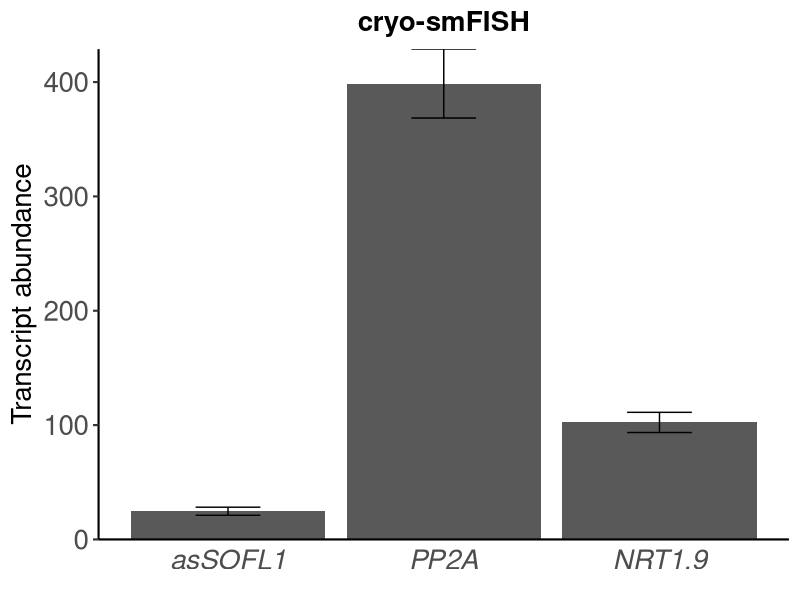

The R script that drew this image: (Note: this script raises an error after producing the figure.)
## barplot for TMP in RNA-seq
setwd('/Volumes/Expansion/zhang_et_al_2024_finaldata/Results/FigS8/A')
library(ggplot2)
library(reshape2)
library(readxl)
library(dplyr)
library(ggpubr)
library(rstatix)
# LOAD PP2A
data <- read.delim("__FQ_batch_summary_MATURE_230421_PP2A_new.txt")
data <- data.frame(data$FILE,data$N_thres_Total)
names(data) <- c('rep','PP2A')
PP2A<-data
PP2A$rep <- as.factor(PP2A$rep)
# need 3nd replicates
data <- read.delim("__FQ_batch_summary_MATURE_230423_pp2a.txt")
data <- data[data$FILE=="root13_CON_nrt1.9_PP2A_5-2_ch3_outline.txt",]
data <- data.frame(data$FILE,data$N_thres_Total)
names(data) <- c('rep','PP2A')
PP2A <- rbind(PP2A,data)
PP2A$rep <- as.factor(PP2A$rep)

PP2A <- PP2A %>%
    group_by(rep) %>%
    summarize(PP2A = sum(PP2A))
PP2A <- melt(PP2A)

###################################################################### for asSOFL1
data <- read.delim("__FQ_batch_summary_MATURE_230503_asSOFL1_strict.txt")
data <- data.frame(data$FILE,data$N_thres_Total)
names(data) <- c('rep','asSOFL1')
asSOFL1<-data

# need 3nd replicates
data <- read_excel("counts_per_celltype_asSOFL1.xlsx")
head(data)
# modify the structure of data 
names(data) <- c("replicates",'celltype',"transcripts")
data$replicates <- as.factor(data$replicates)
levels(data$replicates)
data <- data[data$replicates=="root5_con_sr_asSOFL1-2",] 
# here, we no need cell type information # subset data 
data <- as.data.frame(data[,c(1,3)])
names(data) <- c('rep','asSOFL1')
asSOFL1 <- rbind(asSOFL1,data)
asSOFL1$rep <- as.factor(asSOFL1$rep)
asSOFL1 <- asSOFL1 %>%
    group_by(rep) %>%
    summarize(asSOFL1 = sum(asSOFL1))
asSOFL1 <- melt(asSOFL1)
###################################################################### for NRT1.9
data <- read_excel("cyto_nuclei_NRT1.9_update.xlsx") 
# only analysis 5-2
data <- data[data$FILE=="root13_CON_nrt1.9_PP2A_5-2_ch3_outline.txt",]
data <- data.frame(data$FILE,data$N_thres_Total)
names(data) <- c('rep','NRT1.9')
NRT1.9<-data
# rep3
data <- read_excel("development_COUNTS_NRT1.9_celltype_update.xlsx") 
 data$FILE <- as.factor(data$FILE)
 levels(data$FILE) 
 ## I decided to mix two development stage 
 # modify the structure of data 
names(data) <- c("replicates",'celltype',"transcripts")
data$replicates <- as.factor(data$replicates)
levels(data$replicates)
# subset data 
 c <- c('root13_CON_SRnrt1.9_PP2A_4',"sr_Rroot4_TRANSVERSE_con2l")
 data <- data[data$replicates%in%c,] 
data <- as.data.frame(data[,c(1,3)])
names(data) <- c('rep','NRT1.9')
NRT1.9 <- rbind(NRT1.9,data)
NRT1.9$rep <- as.factor(NRT1.9$rep)
NRT1.9 <- NRT1.9 %>%
    group_by(rep) %>%
    summarize(NRT1.9 = sum(NRT1.9))
NRT1.9 <- melt(NRT1.9)
################################################################## combine data 
df <- rbind(NRT1.9,PP2A,asSOFL1)
## no need replicates more 
df <- df[,c(2:3)]
# check the structure 
 str(df)

  # calculate summary statistics 
df_summary <- df %>% # Specifying the name of the new dataframe `df_summary`
  group_by(variable) %>% # we aim to know the value of two genes
  summarise(            # Function for mutating data into summary stats.
    mean_relative_counts = mean(value), # Creating column to store means
    N = n(),                              # Creating column to store sample size
    SE_total_relative_counts= sd(value) / sqrt(n()) # Creating column to store standard error
  )

# ggplot2 draw figures 
df_summary$variable <- factor(df_summary$variable,levels=c('asSOFL1','PP2A','NRT1.9'))
View(df_summary)
# creating barplot with ggplot


p <-   ggplot(df_summary, aes(x = variable,
                              y = mean_relative_counts)) + # Specifies the data we want plotted
  geom_bar(stat="identity",position=position_dodge()) + # Tells R what type of plot we want
  geom_errorbar(aes(
    ymin = mean_relative_counts- SE_total_relative_counts, # Established error bars
    ymax = mean_relative_counts + SE_total_relative_counts,
    width = 0.3) ) +labs(x = element_blank(), 
            y = "Transcript abundance")+ scale_y_continuous(expand = c(0,0))
                                                               
p<-p+ggtitle("cryo-smFISH") +theme_classic(base_size = 16)+
    theme(axis.ticks.x = element_blank(),
          axis.text.x = element_text(size = 20, face = "italic"),
          axis.text.y =element_text(size = 20),
          # if we have lengend legend.title = element_blank(),
          axis.title = element_text(colour="black",size = 20),
          plot.title = element_text(colour="black", size =20,face="bold",hjust = 0.5 ))
names(df) [1]<- 'gene'

#statistics
          stat.test <- df %>%
    t_test(value ~ gene)
 # add xy position 
stat.test <- stat.test %>% add_xy_position(x = "gene",  step.increase = 0.12,)

 stat.test <- stat.test %>%
    mutate(p.adj.signif = ifelse(p.adj > 0.05, 'ns',
                                 ifelse(p.adj <= 0.05 & p.adj > 0.01, '*',
                                        ifelse(p.adj <= 0.01 & p.adj > 0.001, '**',
                                               ifelse(p.adj <= 0.001, '***', '****')))))

        # save data 
        m <- stat.test[,c(2,3,9,10)]
        write.xlsx(m,'/Volumes/Expansion/zhang_et_al_2024_finaldata/Results/FigS8/A/cryo_smFISH_statistics.xlsx')
    ## add this to the plot 
   
p<-p +  
    stat_pvalue_manual(
        stat.test, bracket.nudge.y = 1, hide.ns = F,
        label = "{p.adj.signif}",size=6
    ) +
    scale_y_continuous(expand = expansion(mult = c(0.05, 0.1)))

      ggsave("total_transcripts_smFISH.pdf",p,width = 5, height = 5)